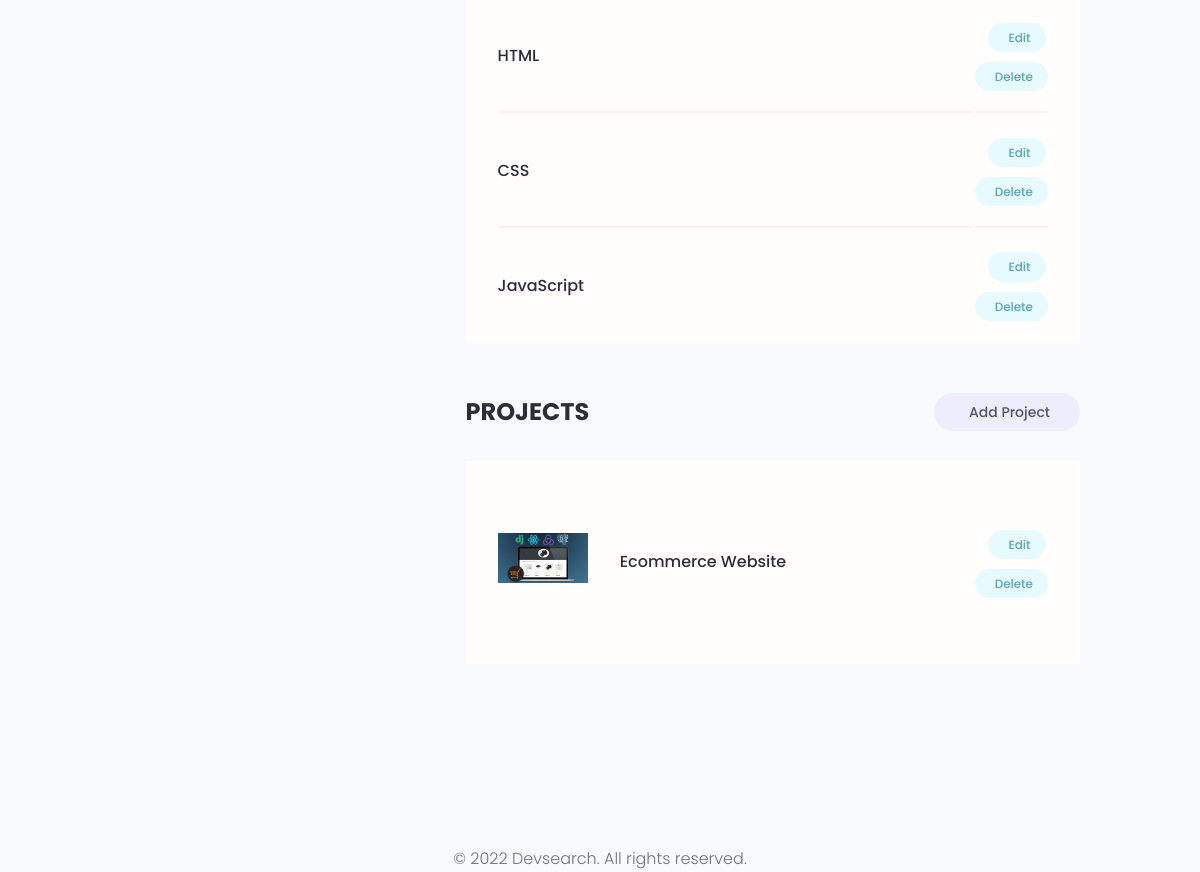
Page /account/ (signed in, lower part) on the earlier database version.
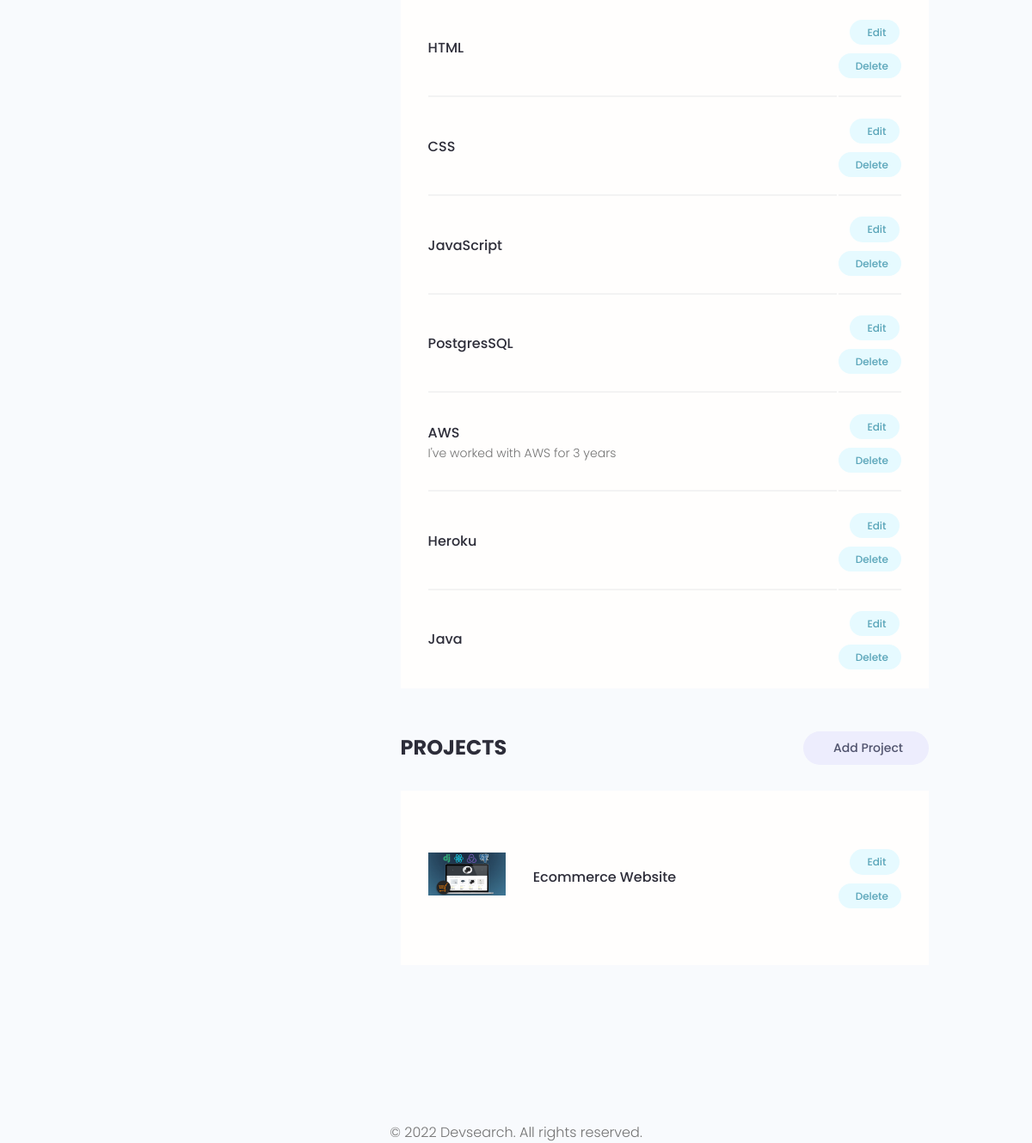
Same page on the later database version.
### users/models.py (models this page shows, shortened)
class Skill(models.Model):
    owner = models.ForeignKey(Profile, on_delete=models.CASCADE, null=True, blank=True)
    name = models.CharField(max_length=128, blank=True, null=True)
    description = models.TextField(null=True, blank=True)
    created = models.DateTimeField(auto_now_add=True)
    id = models.UUIDField(default=uuid.uuid4, unique=True, primary_key=True, editable=False)

### base/models.py (models this page shows, shortened)
class Project(models.Model):
    owner = models.ForeignKey(Profile, null=True, blank=True, on_delete=models.SET_NULL)
    title = models.CharField(max_length=256)
    description = models.TextField(null=True, blank=True)
    featured_image = models.ImageField(blank=True, null=True, default='default.jpg')
    demo_link = models.CharField(max_length=2048, null=True, blank=True)
    source_link = models.CharField(max_length=2048, null=True, blank=True)
    tags = models.ManyToManyField('Tag', blank=True)
    vote_total = models.IntegerField(default=0, null=True, blank=True)
    vote_ratio = models.IntegerField(default=0, null=True, blank=True)
    created = models.DateTimeField(auto_now_add=True)
    id = models.UUIDField(default=uuid.uuid4, unique=True, primary_key=True, editable=False)

### users/views.py (the view)
# urls.py: path('account/', views.user_account, name='account'),
@login_required(login_url='login')
def user_account(request):
    profile = request.user.profile
    skills = profile.skill_set.all()
    projects = profile.project_set.all()
    context = {'profile': profile, 'skills': skills, 'projects': projects}
    return render(request, 'users/account.html', context)

### users/templates/users/account.html (shortened to what this page needs)
{% extends 'main.html' %}
{% block content %}
  <main class="settingsPage profile my-md">
    <div class="container">
      <div class="layout">
        <div class="column column--1of3">
        </div>
        <div class="column column--2of3">
          <table class="settings__table">
              {% for skill in skills %}
                <tr>
                  <td class="settings__tableInfo">
                    <h4>{{ skill.name }}</h4>
                    <p>{{ skill.description }}</p>
                  </td>
                  <td class="settings__tableActions">
                    <a class="tag tag--pill tag--main settings__btn" href="{% url 'update-skill' skill.id %}"> Edit</a>
                    <a class="tag tag--pill tag--main settings__btn" href="{% url 'delete-skill' skill.id %}?next=/account">Delete</a>
                  </td>
                 </tr>
              {% endfor %}
          </table>
        <div class="settings">
            <h3 class="settings__title">Projects</h3>
            <a class="tag tag--pill tag--sub settings__btn tag--lg" href="{% url 'create-project' %}"> Add Project</a>
          </div>
          <table class="settings__table">
              {% for project in projects %}
                  <tr>
                      <td class="settings__thumbnail">
                        <a href="{% url 'project' project.id %}"><img src="{{ project.featured_image.url}}" alt="Project Thumbnail" /></a>
                      </td>
                      <td class="settings__tableInfo">
                        <a href="{% url 'project' project.id %}">{{ project.title }}</a>
                      </td>
                      <td class="settings__tableActions">
                        <a class="tag tag--pill tag--main settings__btn" href="{% url 'update-project' project.id %}"> Edit</a>
                        <a class="tag tag--pill tag--main settings__btn" href="{% url 'delete-project' project.id %}?next=/account">
                          Delete</a>
                      </td>
                    </tr>
              {% endfor %}
          </table>
        </div>
      </div>
    </div>
  </main>
{% endblock content %}

Differences in the rows shown:
added Skill: name "PostgresSQL"
added Skill: name "AWS", description "I've worked with AWS for 3 years"
added Skill: name "Heroku"
added Skill: name "Java"
